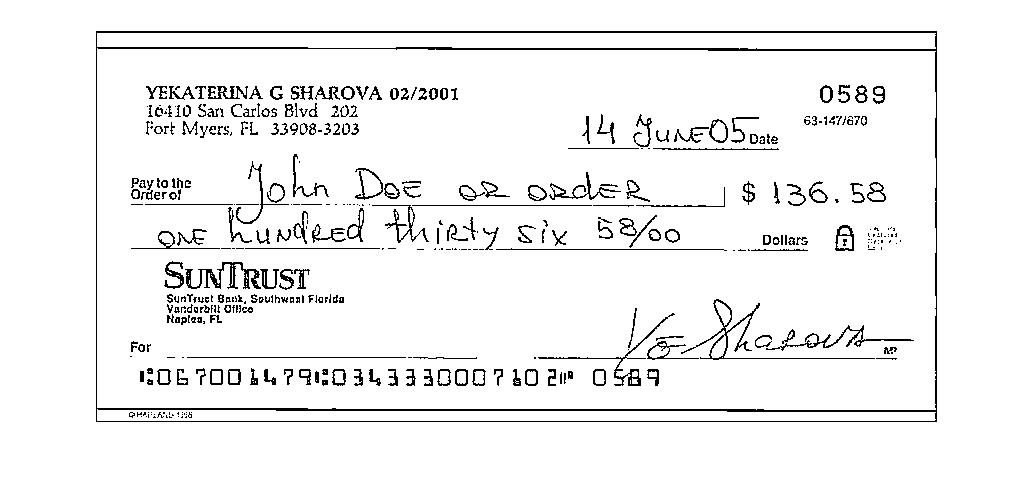
%> input picture binarized_check.jpg, 1035 x 492 px
$ octave slide_win_0.m   (GNU Octave 9; MATLAB toolbox functions it lacks are replaced by stand-ins)
%> lines starting %> are read from the running program, lines starting %| are printed output that depends on the picture; in (x1, y1, x2, y2) boxes, pixels count from 0 and x2, y2 are one past the last pixel; in counts of white or black regions, pixels touching at a corner belong together; the program's own positions count from 1
clc; clear;

im=imread('binarized_check.jpg');
%> im is the input picture: size 492x1035x3 uint8; min 0, max 255, mean 241.7

% rgb to gray
% im2=rgb2gray(im);

% Loop through all the images to know if it's already in binary format
% (attempting to binarize a B&W image throws an error)
% Note: please turn into a helper function later
[rows,columns,numberOfColorChannels] = size(im);
%> rows = 492; columns = 1035; numberOfColorChannels = 3
if numberOfColorChannels > 1
   % It's a true color RGB image.  We need to convert to gray scale.
     im2 = rgb2gray(im);
else
    im2 = im
end

% threshold
im_bw=im2<240;
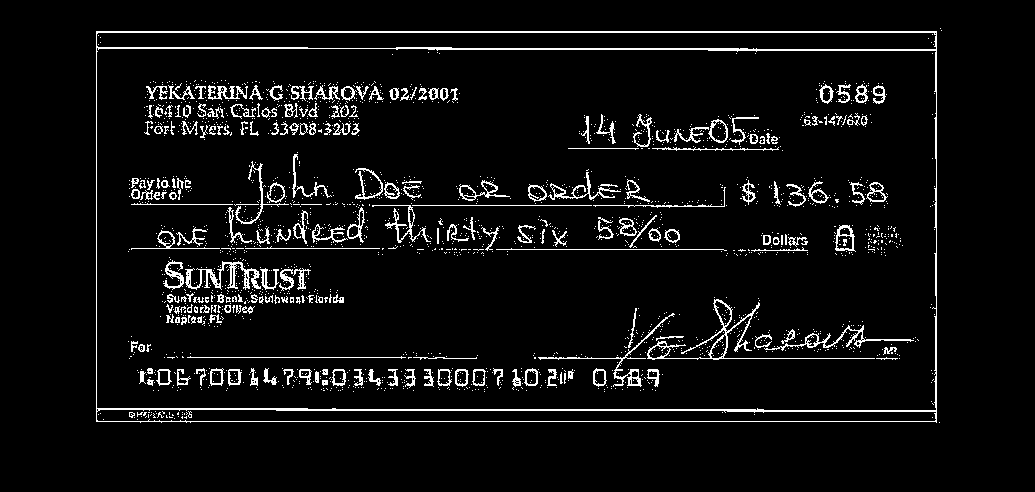
%> im_bw: size 492x1035 logical; 5.7% white in thin lines or dots, all inside (x1, y1, x2, y2) = (96, 28, 942, 423)

% remove some clutter
im3=imopen(im_bw,ones(2,1));
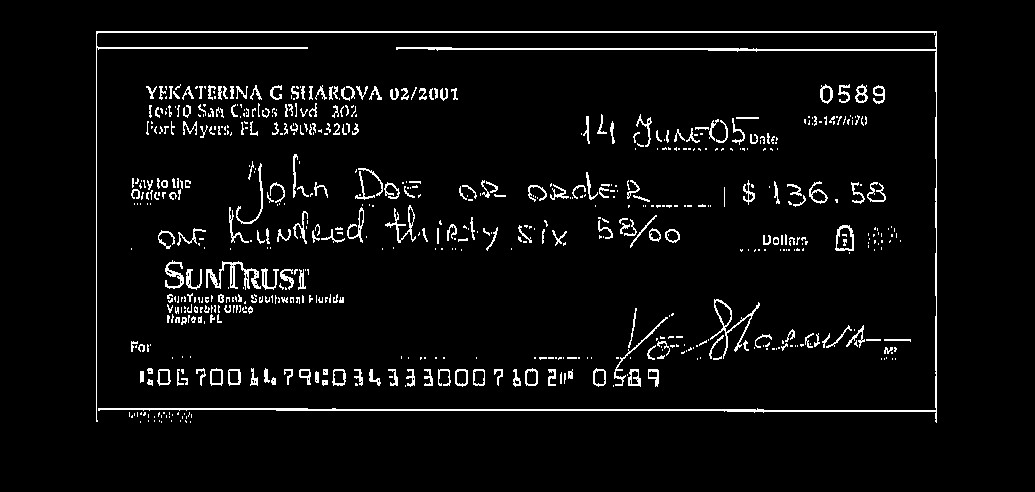
%> im3: size 492x1035 logical; 4.5% white in thin lines or dots, all inside (x1, y1, x2, y2) = (96, 31, 937, 423)

[x,y]=find(im3);
%> x = 22904 values from 32 to 423; y = 22904 values from 97 to 937
im4=bwselect(im_bw,y,x,4);
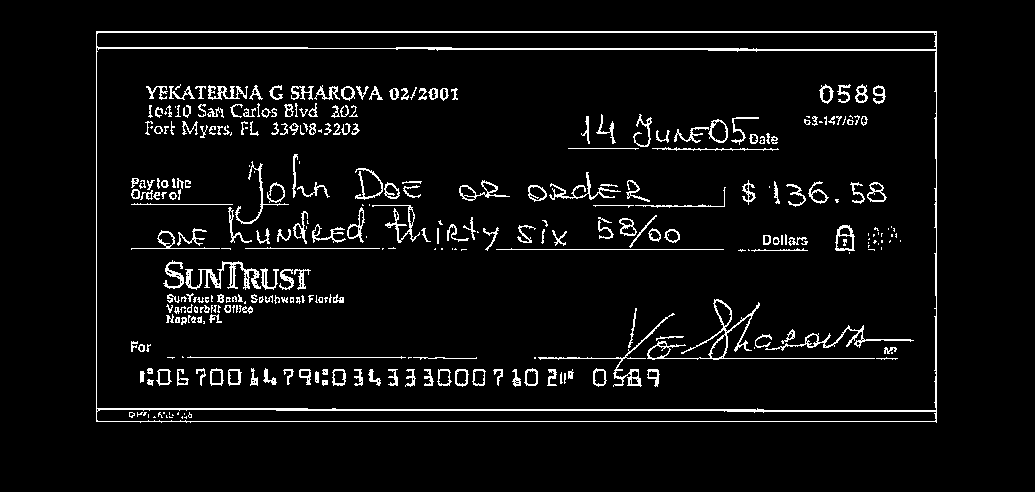
%> im4: size 492x1035 logical; 5.2% white in thin lines or dots, all inside (x1, y1, x2, y2) = (96, 31, 937, 423)
im5 = imclose(im4,strel('disk',5));
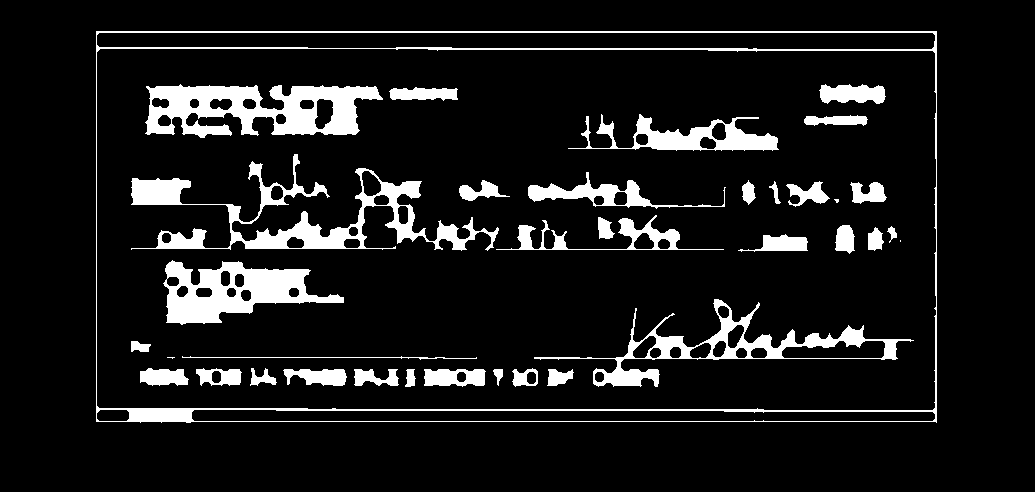
%> im5: size 492x1035 logical; 10.1% white; 36 white regions (3 under 20 px), largest, box (x1, y1, x2, y2) and area: (131, 154, 499, 251) 8006, (96, 31, 937, 423) 7792, (145, 84, 383, 138) 7549

im5 = bwmorph(im5,'thicken',2);
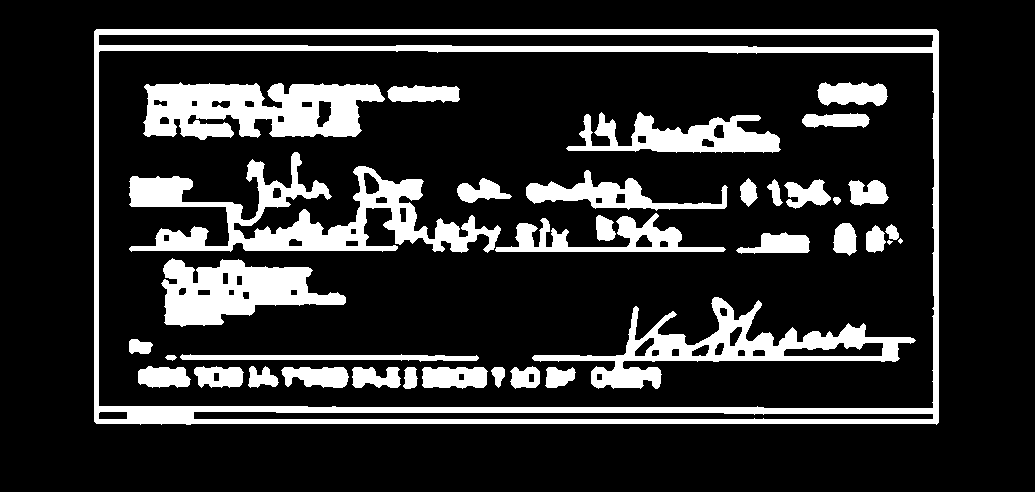
%> im5: size 492x1035 logical; 17.7% white; 37 white regions (2 under 20 px)


% bounding boxes
s=regionprops(im5,'PixelIdxList','Centroid','BoundingBox');
%> s = 37 regions; largest, box (x1, y1, x2, y2) and Centroid: (94, 29, 939, 425) [516.2 226.1], (129, 152, 501, 253) [302.2 217], (532, 297, 916, 389) [725.3 348.7], (143, 82, 385, 140) [257.3 109.8], (161, 258, 346, 327) [235.2 292]
bboxes=cat(1,s.BoundingBox);
%> bboxes = 37 rows, first 8: [94.5 29.5 845 396; 129.5 152.5 372 101; 129.5 339.5 24 15; 138.5 366.5 53 22; 143.5 82.5 242 58; 161.5 258.5 185 69; 165.5 355.5 12 6; 180.5 354.5 299 8]
Iocr = insertShape(im, 'Rectangle', bboxes,'Color','blue');
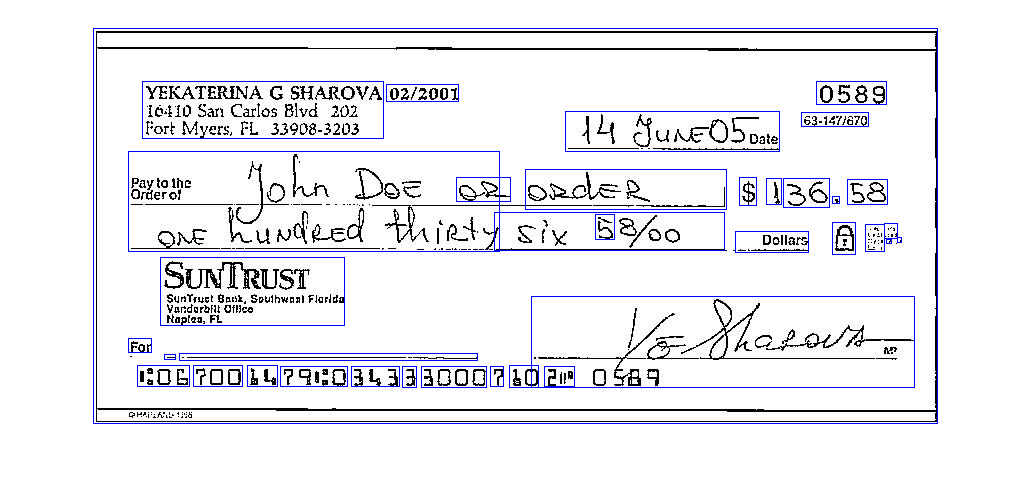
%> Iocr: size 492x1035x3 uint8; 2.09% of pixels changed, all inside (x1, y1, x2, y2) = (93, 28, 938, 424)

figure; imshow(Iocr,[]);
hold all


%use OCR
for i=1:numel(s)
   tmp=ceil(s(i).BoundingBox);
   tmp=im_bw(tmp(2):tmp(2)+tmp(4),tmp(1):tmp(1)+tmp(3),:);
%> (the run ends here)
